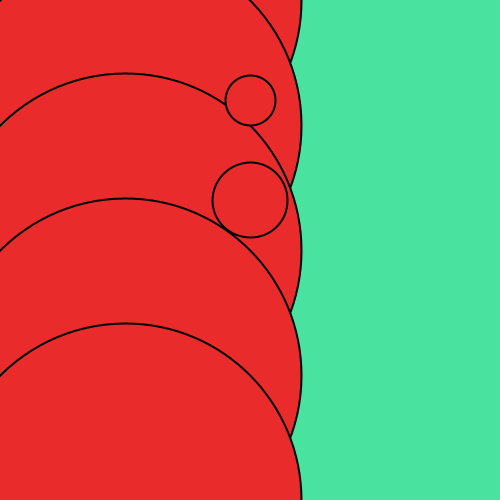
Frame 1 (no input)
Frame 60 (the mouse pressed at the canvas centre just before this capture): identical to frame 1, image omitted
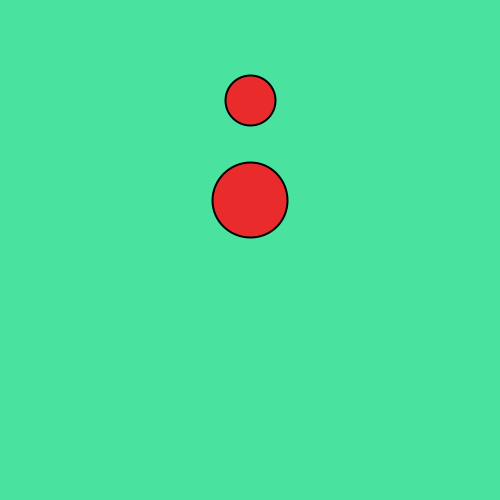
Frame 120 (the mouse held since frame 60 and released just before this capture)

The Processing sketch that drew these frames (run headless with seeded random() and noise(); from frame 60 on, the mouse is pressed at the canvas centre):

// Processing sketch: processing_105656
// ── processing_105656.pde

float distance;
int i=0;
int x=1;
int speed=2;


void setup() {
  size(500, 500);
}

void draw () {
  strokeWeight (2);

  distance=dist(mouseX, mouseY, width/2, height/2);
  println("mouseX is " + mouseX + " and mouse Y is " + mouseY);

  background(73, 227, 159);

  fill(234, 43, 43);

  for (int i=0; i<5; i=i+1) {
    ellipse (125, 125*i, distance, distance);
  }
  
  drawSnowman();
}


void drawSnowman(){
  ellipse (250, 100, 50,50);
  ellipse (250, 200, 75,75);
  

}
